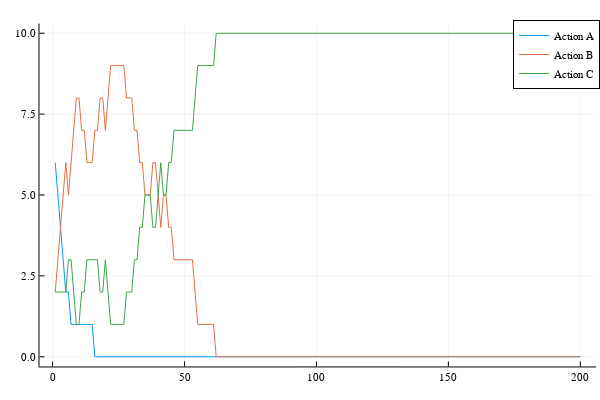

The notebook cell saved with this chart:
### Code cell
m = 2
x = time_series(sbrd_young, ts_length, [N-2*m, m, m])

plot([x[1, :], x[2, :], x[3, :]], label=label_3)

### Figure 1 — Plotly figure (JSON) as saved in the notebook; plotly's stock layout.template omitted (floating-point values rounded to 4 significant figures; data arrays with more than 128 entries replaced by an {"elided": "..."} marker saying what was removed)
{"data": [{"colorbar": {"len": 0.9525, "title": "", "x": 0.9934, "y": 0.5139}, "legendgroup": "Action A", "line": {"color": "rgba(0, 154, 250, 1.000)", "dash": "solid", "shape": "linear", "width": 1}, "mode": "lines", "name": "Action A", "showlegend": true, "type": "scatter", "x": {"elided": "200 int values"}, "xaxis": "x", "y": {"elided": "200 int values"}, "yaxis": "y", "zmax": null, "zmin": null}, {"colorbar": {"len": 0.9525, "title": "", "x": 0.9934, "y": 0.5139}, "legendgroup": "Action B", "line": {"color": "rgba(227, 111, 71, 1.000)", "dash": "solid", "shape": "linear", "width": 1}, "mode": "lines", "name": "Action B", "showlegend": true, "type": "scatter", "x": {"elided": "200 int values"}, "xaxis": "x", "y": {"elided": "200 int values"}, "yaxis": "y", "zmax": null, "zmin": null}, {"colorbar": {"len": 0.9525, "title": "", "x": 0.9934, "y": 0.5139}, "legendgroup": "Action C", "line": {"color": "rgba(62, 164, 78, 1.000)", "dash": "solid", "shape": "linear", "width": 1}, "mode": "lines", "name": "Action C", "showlegend": true, "type": "scatter", "x": {"elided": "200 int values"}, "xaxis": "x", "y": {"elided": "200 int values"}, "yaxis": "y", "zmax": null, "zmin": null}], "layout": {"annotations": [], "height": 400, "legend": {"bgcolor": "rgba(255, 255, 255, 1.000)", "bordercolor": "rgba(0, 0, 0, 1.000)", "borderwidth": 1, "font": {"color": "rgba(0, 0, 0, 1.000)", "family": "sans-serif", "size": 11}, "title": {"font": {"color": "rgba(0, 0, 0, 1.000)", "family": "sans-serif", "size": 15}, "text": ""}, "tracegroupgap": 0, "traceorder": "normal", "x": 1, "xanchor": "auto", "y": 1, "yanchor": "auto"}, "margin": {"b": 20, "l": 0, "r": 0, "t": 20}, "paper_bgcolor": "rgba(255, 255, 255, 1.000)", "plot_bgcolor": "rgba(255, 255, 255, 1.000)", "showlegend": true, "width": 600, "xaxis": {"anchor": "y", "domain": [0.06582, 0.9934], "gridcolor": "rgba(0, 0, 0, 0.100)", "gridwidth": 0.5, "linecolor": "rgba(0, 0, 0, 1.000)", "mirror": false, "range": [-4.97, 206.0], "showgrid": true, "showline": true, "showticklabels": true, "tickangle": 0, "tickcolor": "rgb(0, 0, 0)", "tickfont": {"color": "rgba(0, 0, 0, 1.000)", "family": "sans-serif", "size": 11}, "tickmode": "array", "ticks": "inside", "ticktext": ["0", "50", "100", "150", "200"], "tickvals": [0, 50, 100, 150, 200], "title": "", "titlefont": {"color": "rgba(0, 0, 0, 1.000)", "family": "sans-serif", "size": 15}, "type": "-", "visible": true, "zeroline": false, "zerolinecolor": "rgba(0, 0, 0, 1.000)"}, "yaxis": {"anchor": "x", "domain": [0.03762, 0.9902], "gridcolor": "rgba(0, 0, 0, 0.100)", "gridwidth": 0.5, "linecolor": "rgba(0, 0, 0, 1.000)", "mirror": false, "range": [-0.3, 10.3], "showgrid": true, "showline": true, "showticklabels": true, "tickangle": 0, "tickcolor": "rgb(0, 0, 0)", "tickfont": {"color": "rgba(0, 0, 0, 1.000)", "family": "sans-serif", "size": 11}, "tickmode": "array", "ticks": "inside", "ticktext": ["0.0", "2.5", "5.0", "7.5", "10.0"], "tickvals": [0, 2.5, 5, 7.5, 10], "title": "", "titlefont": {"color": "rgba(0, 0, 0, 1.000)", "family": "sans-serif", "size": 15}, "type": "-", "visible": true, "zeroline": false, "zerolinecolor": "rgba(0, 0, 0, 1.000)"}}}
